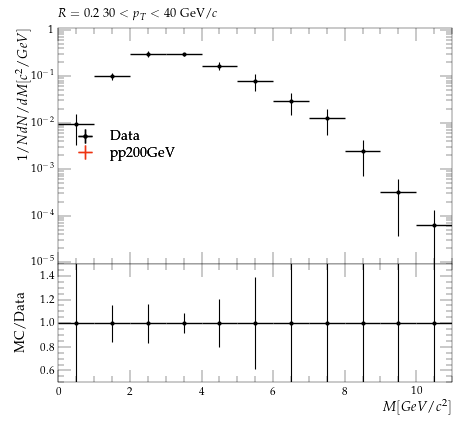

Write Python code to recreate this figure.
#! /usr/bin/env python3

# This Python script was auto-generated using YODA v2.1.0.
# Analysis object: /STAR_2021_I1853218/d09-x01-y01
# Timestamp: 07-10-2025 (18:42:22)

import matplotlib as mpl
import matplotlib.pyplot as plt
mpl.use('Agg') # comment out for interactive use
import os
import numpy as np
from numpy import nan, inf

plotDir = os.path.split(os.path.realpath(__file__))[0]
if 'YODA_USER_PLOT_PATH' in globals():
    plot_outdir = globals()['YODA_USER_PLOT_PATH']
else:
    plot_outdir = plotDir

#plot style
plt.style.use(os.path.join(plotDir, '../default.mplstyle'))
# plot metadata
figW, figH = plt.rcParams['figure.figsize']
ax_xLabel = r'$M [GeV/c^{2}]$'
ax_yLabel = r'$1/N dN/dM [c^{2}/GeV]$'
ax_title  = r'$R=0.2 ~ 30 < p_{T} < 40$ GeV/$c$'
ax_xScale = 'linear'
ax_yScale = 'log'
xLims = (0.0, 11.0)
yLims = (9e-06, 1.1)

# TeX-friendly labels for the legend
labels = {
    'legend' : ([ r"Data", r"pp200GeV" ], r""),
}

# Adjust canvas width and height
canvasW = 10.0
canvasH = 9.0
figW *= canvasW/10.
figH *= canvasH/9.

# Create figure and axis objects
fig, (ax, ratio0_ax) = plt.subplots(2, 1, sharex=True,
                  figsize=(figW,figH), gridspec_kw={'height_ratios': (6.0, 3.0)})

# Set figure margins
plt.subplots_adjust(
    left   = 1.0 * plt.rcParams['figure.subplot.left'],
    right  = 1.0 * plt.rcParams['figure.subplot.right'],
    top    = 1.0 * plt.rcParams['figure.subplot.top'],
    bottom = 1.0 * plt.rcParams['figure.subplot.bottom'])

ratio0_ax.yaxis.set_major_locator(mpl.ticker.MultipleLocator(0.2))
ratio0_ax.set_ylim(0.5, 1.4999)
ratio0_ax.set_ylabel('MC/Data')

# the numerical data is stored in a separate file
dataf = dict()
prefix = os.path.split(__file__)[0]
if prefix:    prefix = prefix + '/'
exec(open(prefix+'d09-x01-y01__data.py').read(), dataf)


legend_handles = dict() # keep track of handles for the legend

# style options for curves
# starts at zorder>=5 to draw curve on top of legend
styles = {
  'Data': {
    'color' : 'black',
    'linestyle' : '-',
    'linewidth' : 1,
    'marker' : 'o',
    'markersize' : 2,
    'capsize' : 0.0,
    'zorder' : 5,
    'histstyle' : 0,
    'drawstyle' : 'steps-pre',
    'xerrorbars' : 1,
    'yerrorbars' : 1,
    'fillcolor' : None,
    'fillopacity' : 1.0,
    'ratio0_linestyle' : '-',
    'ratio0_linewidth' : 1,
    'ratio0_marker' : 'o',
    'ratio0_markersize' : 2,
    'ratio0_capsize' : 0.0,
    'ratio0_zorder' : 5,
    'ratio0_histstyle' : 0,
    'ratio0_drawstyle' : 'steps-pre',
    'ratio0_xerrorbars' : 1,
    'ratio0_yerrorbars' : 1,
  },
  'pp200GeV.yoda': {
    'color' : '#EE3311',
    'linestyle' : '-',
    'linewidth' : 1,
    'marker' : 'none',
    'markersize' : 2,
    'capsize' : 0.0,
    'zorder' : 6,
    'histstyle' : 1,
    'drawstyle' : 'steps-pre',
    'xerrorbars' : 1,
    'yerrorbars' : 1,
    'fillcolor' : None,
    'fillopacity' : 1.0,
    'ratio0_linestyle' : '-',
    'ratio0_linewidth' : 1,
    'ratio0_marker' : 'none',
    'ratio0_markersize' : 2,
    'ratio0_capsize' : 0.0,
    'ratio0_zorder' : 6,
    'ratio0_histstyle' : 1,
    'ratio0_drawstyle' : 'steps-pre',
    'ratio0_xerrorbars' : 1,
    'ratio0_yerrorbars' : 1,
  },
}

# curve from input yoda files in main panel
for label, yvals in dataf['yvals'].items():
    if all(np.isnan(v) for v in dataf['yvals'][label]):
        continue
    tmp = None
    if styles[label]['histstyle']: # draw as histogram
        xpos = dataf['xedges'][label] if styles[label]['drawstyle'] else dataf['xpoints'][label]
        ypos = np.insert(yvals, 0, yvals[0]) if styles[label]['drawstyle'] else yvals
        if styles[label]['fillcolor']: # fill area below curve
            ax.fill_between(xpos, ypos, step='pre',
                            color=styles[label]['fillcolor'],
                            alpha=styles[label]['fillopacity'])
        tmp, = ax.plot(xpos, ypos,
                       color=styles[label]['color'],
                       linestyle=styles[label]['linestyle'],
                       linewidth=styles[label]['linewidth'],
                       drawstyle=styles[label]['drawstyle'], solid_joinstyle='miter',
                       zorder=styles[label]['zorder'], label=label)
    tmp = ax.errorbar(dataf['xpoints'][label], yvals,
                      xerr=np.array(dataf['xerrs'][label])*styles[label]['xerrorbars'],
                      yerr=np.array(dataf['yerrs'][label])*styles[label]['yerrorbars'],
                      fmt=styles[label]['marker'], capsize=styles[label]['capsize'],
                      markersize=styles[label]['markersize'],
                      ecolor=styles[label]['color'],
                      color=styles[label]['color'], zorder=styles[label]['zorder'])
    tmp[-1][0].set_linestyle(styles[label]['linestyle'])
    tmp[-1][0].set_linewidth(styles[label]['linewidth'])
    if label in dataf['add_legend_handle']:  legend_handles[label] = tmp
    for varLabel in dataf['variation_yvals'].keys():
        if varLabel.startswith(label):
            tmp, = ax.plot(dataf['xedges'][label], dataf['variation_yvals'][varLabel],
                           color=styles[label]['color'],
                           linestyle=styles[label]['linestyle'],
                           linewidth=styles[label]['linewidth'],
                           drawstyle='steps-pre', solid_joinstyle='miter',
                           zorder=styles[label]['zorder'], alpha=0.5)


# plots on ratio panel
# curve from input yoda files in ratio panel
for label, yvals in dataf['ratio0_yvals'].items():
    if all(np.isnan(v) for v in yvals):
        continue
    if styles[label]['ratio0_histstyle']: # plot as histogram
        xpos = dataf['xedges']['Data'] if styles[label]['ratio0_drawstyle'] else dataf['xpoints']['Data']
        ypos = np.insert(yvals, 0, yvals[0]) if styles[label]['ratio0_drawstyle'] else yvals
        ratio0_ax.plot(xpos, ypos,
                       color=styles[label]['color'],
                       linewidth=styles[label]['linewidth'],
                       linestyle=styles[label]['ratio0_linestyle'],
                       drawstyle=styles[label]['ratio0_drawstyle'], zorder=styles[label]['zorder'],
                       solid_joinstyle='miter')
    tmp = ratio0_ax.errorbar(dataf['xpoints']['Data'], yvals,
                             xerr=np.array(dataf['ref_xerrs'])*styles[label]['ratio0_xerrorbars'],
                             yerr=np.array(dataf['ratio0_yerrs'][label])*styles[label]['ratio0_yerrorbars'],
                             fmt=styles[label]['ratio0_marker'], capsize=styles[label]['ratio0_capsize'],
                             markersize=styles[label]['ratio0_markersize'],
                             ecolor=styles[label]['color'],
                             color=styles[label]['color'])
    tmp[-1][0].set_linestyle(styles[label]['ratio0_linestyle'])
    tmp[-1][0].set_linewidth(styles[label]['ratio0_linewidth'])

    for varlabel in dataf['ratio0_variation_vals'].keys():
        if varlabel.startswith(label):
            ratio0_ax.plot(dataf['xedges']['Data'],
                            dataf['ratio0_variation_vals'][varlabel],
                            color=styles[label]['color'],
                            linestyle=styles[label]['linestyle'],
                            linewidth=styles[label]['linewidth'],
                            drawstyle='steps-pre', solid_joinstyle='miter',
                            zorder=1, alpha=0.5)

legend_items = list(legend_handles.values())
ax.add_artist(ax.legend(legend_items,
                        labels['legend'][0],
                        title=labels['legend'][1],
                        alignment='left',
                        loc='center left',
                        bbox_to_anchor=(0.0, 0.5)))

# set plot metadata as defined above
ratio0_ax.set_xlabel(ax_xLabel)
ratio0_ax.xaxis.set_label_coords(1., -0.15)
ax.set_ylabel(ax_yLabel, ha='right', va='top')
ax.yaxis.set_label_coords(-0.11, 1.0)
ax.set_title(ax_title, loc='left')
ax.set_xscale(ax_xScale)
ax.set_yscale(ax_yScale)
ax.set_xlim(xLims)
ax.set_ylim(yLims)

# tick formatting
plt.rcParams['xtick.top'] = True
plt.rcParams['ytick.right'] = True
ax.yaxis.set_major_locator(mpl.ticker.LogLocator(base=10.0, numticks=np.inf))
ax.yaxis.set_minor_locator(mpl.ticker.LogLocator(
                           base=10.0, subs=np.arange(0.1, 1, 0.1), numticks=np.inf))
fig.align_ylabels((ax, ratio0_ax))
plt.savefig(os.path.join(plot_outdir, 'd09-x01-y01.pdf'), format='PDF')
plt.savefig(os.path.join(plot_outdir, 'd09-x01-y01.png'), format='PNG')

plt.close(fig)
